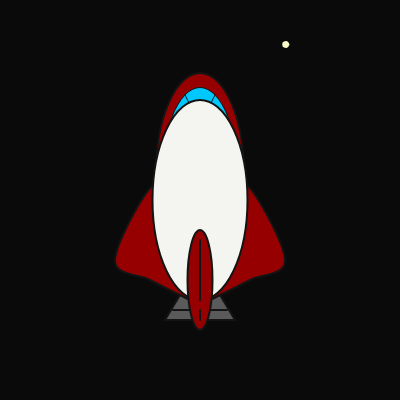
Frame 1 (no input)
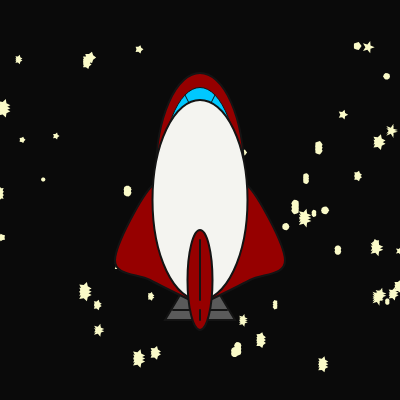
Frame 60 (no input)
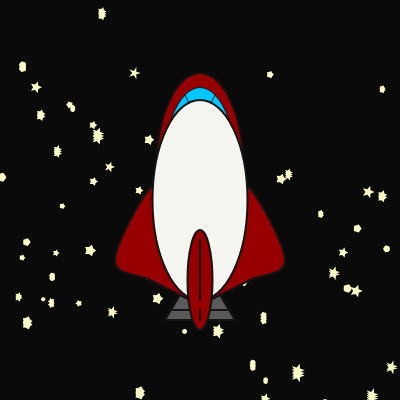
Frame 120 (the mouse pressed at the canvas centre since frame 60)

The p5.js sketch that drew these frames (run headless with seeded random() and noise() and a simulated clock; from frame 60 on, the mouse is pressed at the canvas centre):

// p5.js sketch
// ── sketch.js
let stars = [];
let i;
let counter = 0;
let d;
let count = 0;
let count2 = 0;

function setup() {
  createCanvas(400, 400);
  
}



function draw() {
  background(10);
  let s = new Star(random (0,width), random (0,height/2), random (2,4), random (2,7), 5, 250, 250, 200);
  for (i = 0; i < random(3); i+=1) {
  stars.push(s);}
  for (let star of stars) {
  star.moveStar();
  star.createStar();
  }
  
    
  thruster();
  leftfin();
  rightfin();
  nose();
  glass();
  mainbody();
  midfin();
}

class Star {
  constructor(_x,_y,_r1,_r2,_npoints,_colr,_colg,_colb) {
    this.x = _x;
    this.y = _y;
    this.r1 = _r1;
    this.r2 = _r2;
    this.npoints = _npoints;
    this.colr = _colr;
    this.colg = _colg;
    this.colb = _colb;
    
    this.sx = 0;
    this.sy = 0;
    this.angle = TWO_PI / _npoints;
    this.halfAngle = TWO_PI / _npoints / 2;
    
  }

  createStar() {
    noStroke();
    fill(this.colr,this.colg,this.colb);
    beginShape();
    
    for (let j = 0; j < TWO_PI; j += this.angle) {
      this.sx = this.x + cos(j) * this.r2;
      this.sy = this.y + sin(j) * this.r2;
      vertex(this.sx, this.sy);
      this.sx = this.x + cos(j+this.halfAngle) * this.r1;
      this.sy = this.y + sin(j+this.halfAngle) * this.r1;
      vertex(this.sx, this.sy);
      }
    endShape(CLOSE);
  }
  
  moveStar() {
    this.y += pow(this.r1, 0.9);
    
    if (this.y > height) {
      let index = stars.indexOf(this);
      stars.splice(index, 1);
    }
  } 
} 

function leftfin() {
c=color(150,0,0)
fill(c)
stroke(20)
strokeWeight(2)
beginShape();
curveVertex(180, 200);
curveVertex(153, 185);
curveVertex(115, 260);
curveVertex(150, 280);
curveVertex(188, 299);
curveVertex(150, 280);
endShape();
}

function rightfin() {
c=color(150,0,0)
fill(c)
stroke(20)
strokeWeight(2)
beginShape();
curveVertex(220, 200);
curveVertex(247, 185);
curveVertex(285, 260);
curveVertex(250, 280);
curveVertex(212, 299);
curveVertex(250, 280);
endShape();
}

function nose(){
  c=color(150,0,0)
  fill(c)
  stroke(20)
  strokeWeight(2)
  ellipse (200,173,88,200)
}

function glass(){
  c = color(0, 200, 300)
  fill(c)
  stroke(20)
  strokeWeight(1)
  ellipse (200,190,80,205)
  line(185, 95, 190, 105)
  line(215, 95, 210, 105)
}

function mainbody(){
  c=color(244, 244,240)
  fill(c)
  stroke(20)
  strokeWeight(2)
  ellipse (200,200,95,200)
}

function midfin(){
  c=color(150,0,0)
  fill(c)
  stroke(20)
  strokeWeight(2)
  ellipse (200,280,25,100)
  line(200, 240, 200, 300)
  line(200, 310, 200, 320)
}

function thruster(){
  c=color(90)
  fill(c)
  stroke(20)
  strokeWeight(2)
  quad(180, 295, 220, 295, 235, 320, 165, 320);
  line(173, 310, 227, 310)
}
